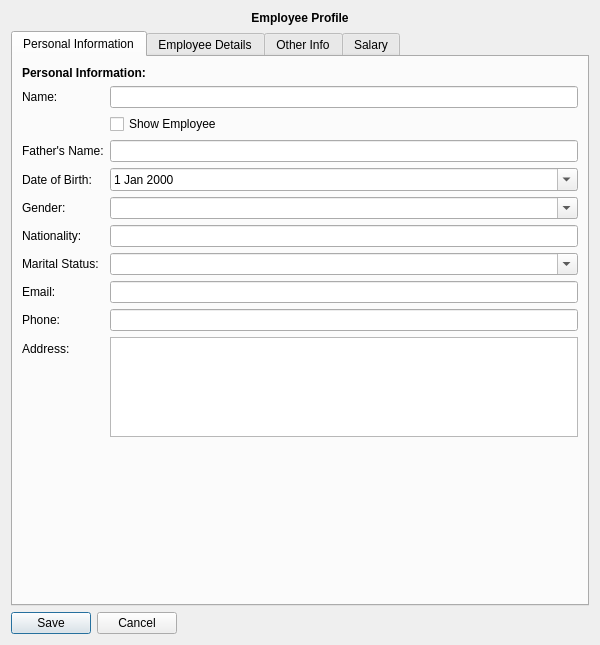
<?xml version="1.0" encoding="UTF-8"?>
<ui version="4.0">
 <class>AddUserProfile</class>
 <widget class="QWidget" name="AddUserProfile">
  <property name="geometry">
   <rect>
    <x>0</x>
    <y>0</y>
    <width>600</width>
    <height>645</height>
   </rect>
  </property>
  <property name="windowTitle">
   <string>Form</string>
  </property>
  <layout class="QVBoxLayout" name="verticalLayout_2">
   <item>
    <widget class="QLabel" name="titleLabel">
     <property name="sizePolicy">
      <sizepolicy hsizetype="Preferred" vsizetype="Fixed">
       <horstretch>0</horstretch>
       <verstretch>0</verstretch>
      </sizepolicy>
     </property>
     <property name="font">
      <font>
       <pointsize>9</pointsize>
       <weight>75</weight>
       <bold>true</bold>
      </font>
     </property>
     <property name="text">
      <string>Employee Profile</string>
     </property>
     <property name="alignment">
      <set>Qt::AlignCenter</set>
     </property>
    </widget>
   </item>
   <item>
    <widget class="QTabWidget" name="tabWidget">
     <property name="currentIndex">
      <number>0</number>
     </property>
     <widget class="QWidget" name="tab_5">
      <attribute name="title">
       <string>Personal Information</string>
      </attribute>
      <layout class="QVBoxLayout" name="verticalLayout">
       <item>
        <layout class="QFormLayout" name="formLayout">
         <item row="1" column="0">
          <widget class="QLabel" name="nameLabel">
           <property name="text">
            <string>Name:</string>
           </property>
          </widget>
         </item>
         <item row="1" column="1">
          <widget class="QLineEdit" name="nameLineEdit"/>
         </item>
         <item row="2" column="1">
          <widget class="QCheckBox" name="showEmployee">
           <property name="text">
            <string>Show Employee</string>
           </property>
          </widget>
         </item>
         <item row="3" column="0">
          <widget class="QLabel" name="fatherSNameLabel">
           <property name="text">
            <string>Father's Name:</string>
           </property>
          </widget>
         </item>
         <item row="3" column="1">
          <widget class="QLineEdit" name="fatherSNameLineEdit"/>
         </item>
         <item row="4" column="0">
          <widget class="QLabel" name="dateOfBirthLabel">
           <property name="text">
            <string>Date of Birth:</string>
           </property>
          </widget>
         </item>
         <item row="4" column="1">
          <widget class="QDateEdit" name="dateOfBirthDateEdit">
           <property name="calendarPopup">
            <bool>true</bool>
           </property>
          </widget>
         </item>
         <item row="5" column="0">
          <widget class="QLabel" name="genderLabel">
           <property name="text">
            <string>Gender:</string>
           </property>
          </widget>
         </item>
         <item row="5" column="1">
          <widget class="QComboBox" name="genderComboBox">
           <property name="editable">
            <bool>true</bool>
           </property>
          </widget>
         </item>
         <item row="6" column="0">
          <widget class="QLabel" name="nationalityLabel">
           <property name="text">
            <string>Nationality:</string>
           </property>
          </widget>
         </item>
         <item row="6" column="1">
          <widget class="QLineEdit" name="nationalityLineEdit"/>
         </item>
         <item row="7" column="0">
          <widget class="QLabel" name="maritalStatusLabel">
           <property name="text">
            <string>Marital Status:</string>
           </property>
          </widget>
         </item>
         <item row="7" column="1">
          <widget class="QComboBox" name="maritalStatusComboBox">
           <property name="editable">
            <bool>true</bool>
           </property>
          </widget>
         </item>
         <item row="8" column="0">
          <widget class="QLabel" name="emailLabel">
           <property name="text">
            <string>Email:</string>
           </property>
          </widget>
         </item>
         <item row="8" column="1">
          <widget class="QLineEdit" name="emailLineEdit"/>
         </item>
         <item row="9" column="0">
          <widget class="QLabel" name="phoneLabel">
           <property name="text">
            <string>Phone:</string>
           </property>
          </widget>
         </item>
         <item row="9" column="1">
          <widget class="QLineEdit" name="phoneLineEdit"/>
         </item>
         <item row="10" column="0">
          <widget class="QLabel" name="addressLabel">
           <property name="text">
            <string>Address:</string>
           </property>
          </widget>
         </item>
         <item row="10" column="1">
          <widget class="QTextEdit" name="addressTextEdit">
           <property name="sizePolicy">
            <sizepolicy hsizetype="Expanding" vsizetype="Fixed">
             <horstretch>0</horstretch>
             <verstretch>0</verstretch>
            </sizepolicy>
           </property>
           <property name="maximumSize">
            <size>
             <width>16777215</width>
             <height>100</height>
            </size>
           </property>
          </widget>
         </item>
         <item row="0" column="0" colspan="2">
          <widget class="QLabel" name="personalInfoLabel">
           <property name="font">
            <font>
             <weight>75</weight>
             <bold>true</bold>
            </font>
           </property>
           <property name="text">
            <string>Personal Information:</string>
           </property>
          </widget>
         </item>
        </layout>
       </item>
      </layout>
     </widget>
     <widget class="QWidget" name="tab_6">
      <attribute name="title">
       <string>Employee Details</string>
      </attribute>
      <layout class="QVBoxLayout" name="verticalLayout_5">
       <item>
        <layout class="QFormLayout" name="formLayout_2">
         <item row="0" column="0" colspan="2">
          <widget class="QLabel" name="label">
           <property name="font">
            <font>
             <weight>75</weight>
             <bold>true</bold>
            </font>
           </property>
           <property name="text">
            <string>Login Details:</string>
           </property>
          </widget>
         </item>
         <item row="1" column="0" colspan="2">
          <layout class="QFormLayout" name="loginForm">
           <property name="bottomMargin">
            <number>6</number>
           </property>
           <item row="1" column="0" colspan="2">
            <widget class="QWidget" name="UserLoginWidget" native="true">
             <property name="minimumSize">
              <size>
               <width>50</width>
               <height>50</height>
              </size>
             </property>
             <layout class="QFormLayout" name="formLayout_5">
              <item row="0" column="0">
               <widget class="QLabel" name="usernameLabel">
                <property name="text">
                 <string>Username:</string>
                </property>
               </widget>
              </item>
              <item row="0" column="1">
               <widget class="QLineEdit" name="usernameLineEdit"/>
              </item>
              <item row="1" column="0">
               <widget class="QLabel" name="passwordLabel">
                <property name="text">
                 <string>Password:</string>
                </property>
               </widget>
              </item>
              <item row="1" column="1">
               <widget class="QLineEdit" name="passwordLineEdit">
                <property name="echoMode">
                 <enum>QLineEdit::Password</enum>
                </property>
               </widget>
              </item>
              <item row="2" column="1">
               <widget class="QComboBox" name="userGroupcomboBox"/>
              </item>
              <item row="2" column="0">
               <widget class="QLabel" name="label_4">
                <property name="text">
                 <string>User Group</string>
                </property>
               </widget>
              </item>
             </layout>
            </widget>
           </item>
          </layout>
         </item>
         <item row="4" column="0">
          <widget class="QLabel" name="employeeIDLabel">
           <property name="text">
            <string>Employee ID:</string>
           </property>
          </widget>
         </item>
         <item row="4" column="1">
          <widget class="QLineEdit" name="employeeIDLineEdit"/>
         </item>
         <item row="5" column="0">
          <widget class="QLabel" name="designationLabel">
           <property name="text">
            <string>Designation:</string>
           </property>
          </widget>
         </item>
         <item row="5" column="1">
          <widget class="QLineEdit" name="designationLineEdit"/>
         </item>
         <item row="6" column="0">
          <widget class="QLabel" name="departmentLabel">
           <property name="text">
            <string>Department:</string>
           </property>
          </widget>
         </item>
         <item row="6" column="1">
          <widget class="QLineEdit" name="departmentLineEdit"/>
         </item>
         <item row="7" column="0">
          <widget class="QLabel" name="dateOfJoiningLabel">
           <property name="text">
            <string>Date of Joining:</string>
           </property>
          </widget>
         </item>
         <item row="7" column="1">
          <widget class="QDateEdit" name="dateOfJoiningDateEdit">
           <property name="calendarPopup">
            <bool>true</bool>
           </property>
          </widget>
         </item>
         <item row="8" column="0">
          <widget class="QLabel" name="passportNoLabel">
           <property name="text">
            <string>Passport No.:</string>
           </property>
          </widget>
         </item>
         <item row="8" column="1">
          <widget class="QLineEdit" name="passportNoLineEdit"/>
         </item>
         <item row="9" column="0">
          <widget class="QLabel" name="passportExpiryLabel">
           <property name="text">
            <string>Passport Expiry:</string>
           </property>
          </widget>
         </item>
         <item row="9" column="1">
          <widget class="QDateEdit" name="passportExpiryDateEdit">
           <property name="calendarPopup">
            <bool>true</bool>
           </property>
          </widget>
         </item>
         <item row="10" column="0">
          <widget class="QLabel" name="visaNoLabel">
           <property name="text">
            <string>Visa No.:</string>
           </property>
          </widget>
         </item>
         <item row="10" column="1">
          <widget class="QLineEdit" name="visaNoLineEdit"/>
         </item>
         <item row="11" column="0">
          <widget class="QLabel" name="visaExpiryLabel">
           <property name="text">
            <string>Visa Expiry:</string>
           </property>
          </widget>
         </item>
         <item row="11" column="1">
          <widget class="QDateEdit" name="visaExpiryDateEdit">
           <property name="calendarPopup">
            <bool>true</bool>
           </property>
          </widget>
         </item>
         <item row="12" column="0">
          <widget class="QLabel" name="bankAccountNoLabel">
           <property name="text">
            <string>Bank Account No.:</string>
           </property>
          </widget>
         </item>
         <item row="12" column="1">
          <widget class="QLineEdit" name="bankAccountNoLineEdit"/>
         </item>
         <item row="13" column="0">
          <widget class="QLabel" name="bankNameLabel">
           <property name="text">
            <string>Bank Name:</string>
           </property>
          </widget>
         </item>
         <item row="13" column="1">
          <widget class="QLineEdit" name="bankNameLineEdit"/>
         </item>
         <item row="14" column="0">
          <widget class="QLabel" name="bankBranchLabel">
           <property name="text">
            <string>Bank Branch:</string>
           </property>
          </widget>
         </item>
         <item row="14" column="1">
          <widget class="QLineEdit" name="bankBranchLineEdit"/>
         </item>
         <item row="15" column="0">
          <widget class="QLabel" name="bankCodeLabel">
           <property name="text">
            <string>Bank Code:</string>
           </property>
          </widget>
         </item>
         <item row="15" column="1">
          <widget class="QLineEdit" name="bankCodeLineEdit"/>
         </item>
        </layout>
       </item>
      </layout>
     </widget>
     <widget class="QWidget" name="tab_7">
      <attribute name="title">
       <string>Other Info</string>
      </attribute>
      <layout class="QVBoxLayout" name="verticalLayout_4">
       <item>
        <layout class="QFormLayout" name="formLayout_4">
         <item row="0" column="0" colspan="2">
          <widget class="QLabel" name="label_3">
           <property name="font">
            <font>
             <weight>75</weight>
             <bold>true</bold>
            </font>
           </property>
           <property name="text">
            <string>Emergency Contact:</string>
           </property>
          </widget>
         </item>
         <item row="1" column="0">
          <widget class="QLabel" name="nameLabel_2">
           <property name="text">
            <string>Name:</string>
           </property>
          </widget>
         </item>
         <item row="1" column="1">
          <widget class="QLineEdit" name="nameLineEdit_2"/>
         </item>
         <item row="2" column="0">
          <widget class="QLabel" name="contactNoLabel">
           <property name="text">
            <string>Contact No.:</string>
           </property>
          </widget>
         </item>
         <item row="2" column="1">
          <widget class="QLineEdit" name="contactNoLineEdit"/>
         </item>
         <item row="3" column="0">
          <widget class="QLabel" name="relationLabel">
           <property name="text">
            <string>Relation:</string>
           </property>
          </widget>
         </item>
         <item row="3" column="1">
          <widget class="QLineEdit" name="relationLineEdit"/>
         </item>
        </layout>
       </item>
       <item>
        <layout class="QFormLayout" name="formLayout_7">
         <item row="1" column="0">
          <widget class="QLabel" name="highestQualificationLabel">
           <property name="text">
            <string>Highest Qualification:</string>
           </property>
          </widget>
         </item>
         <item row="1" column="1">
          <widget class="QLineEdit" name="highestQualificationLineEdit"/>
         </item>
         <item row="2" column="0">
          <widget class="QLabel" name="dateOfQualificationLabel">
           <property name="text">
            <string>Date of Qualification:</string>
           </property>
          </widget>
         </item>
         <item row="2" column="1">
          <widget class="QDateEdit" name="dateOfQualificationDateEdit">
           <property name="calendarPopup">
            <bool>true</bool>
           </property>
          </widget>
         </item>
         <item row="0" column="0" colspan="2">
          <widget class="QLabel" name="label_5">
           <property name="font">
            <font>
             <weight>75</weight>
             <bold>true</bold>
            </font>
           </property>
           <property name="text">
            <string>Qualifications:</string>
           </property>
          </widget>
         </item>
        </layout>
       </item>
      </layout>
     </widget>
     <widget class="QWidget" name="tab_8">
      <attribute name="title">
       <string>Salary</string>
      </attribute>
      <layout class="QVBoxLayout" name="verticalLayout_3">
       <item>
        <layout class="QFormLayout" name="formLayout_3">
         <item row="1" column="0">
          <widget class="QLabel" name="basicSalaryLabel">
           <property name="text">
            <string>Basic Salary</string>
           </property>
          </widget>
         </item>
         <item row="1" column="1">
          <widget class="QLineEdit" name="basicSalaryLineEdit"/>
         </item>
         <item row="2" column="0">
          <widget class="QLabel" name="hRALabel">
           <property name="text">
            <string>HRA</string>
           </property>
          </widget>
         </item>
         <item row="2" column="1">
          <widget class="QLineEdit" name="hRALineEdit"/>
         </item>
         <item row="3" column="0">
          <widget class="QLabel" name="conveyanceLabel">
           <property name="text">
            <string>Conveyance</string>
           </property>
          </widget>
         </item>
         <item row="3" column="1">
          <widget class="QLineEdit" name="conveyanceLineEdit"/>
         </item>
         <item row="4" column="0">
          <widget class="QLabel" name="dALabel">
           <property name="text">
            <string>DA</string>
           </property>
          </widget>
         </item>
         <item row="4" column="1">
          <widget class="QLineEdit" name="dALineEdit"/>
         </item>
         <item row="5" column="0">
          <widget class="QLabel" name="weeklyPaidLeaveLabel">
           <property name="text">
            <string>Weekly Paid Leave</string>
           </property>
          </widget>
         </item>
         <item row="6" column="0">
          <widget class="QLabel" name="monthlyPaidLeaveLabel">
           <property name="text">
            <string>Monthly Paid Leave</string>
           </property>
          </widget>
         </item>
         <item row="7" column="0">
          <widget class="QLabel" name="annualPaidLeaveLabel">
           <property name="text">
            <string>Annual Paid Leave</string>
           </property>
          </widget>
         </item>
         <item row="5" column="1">
          <widget class="QSpinBox" name="weeklyLeaveSpinBox"/>
         </item>
         <item row="6" column="1">
          <widget class="QSpinBox" name="MonthlySpinBox"/>
         </item>
         <item row="7" column="1">
          <widget class="QSpinBox" name="AnnualLeaveSpinBox"/>
         </item>
         <item row="0" column="0">
          <widget class="QLabel" name="noOfWorkingHoursLabel">
           <property name="text">
            <string>No.Of Working Hours</string>
           </property>
          </widget>
         </item>
         <item row="0" column="1">
          <widget class="QSpinBox" name="noOfWorkingHoursSpinBox"/>
         </item>
         <item row="8" column="0">
          <widget class="QLabel" name="hourlyPayForOverTimeLabel">
           <property name="text">
            <string>Hourly Pay For OverTime</string>
           </property>
          </widget>
         </item>
         <item row="8" column="1">
          <widget class="QLineEdit" name="hourlyPayForOverTimeLineEdit"/>
         </item>
         <item row="9" column="0">
          <widget class="QLabel" name="salaryLedgerLabel">
           <property name="text">
            <string>Salary Ledger</string>
           </property>
          </widget>
         </item>
         <item row="10" column="0">
          <widget class="QLabel" name="advanceSalaryLedgerLabel">
           <property name="text">
            <string>Advance Salary Ledger</string>
           </property>
          </widget>
         </item>
         <item row="10" column="1">
          <widget class="QComboBox" name="advanceSalaryLedgerComboBox"/>
         </item>
         <item row="9" column="1">
          <widget class="QComboBox" name="salaryLedgercomboBox"/>
         </item>
        </layout>
       </item>
      </layout>
     </widget>
    </widget>
   </item>
   <item>
    <widget class="QDialogButtonBox" name="buttonBox">
     <property name="sizePolicy">
      <sizepolicy hsizetype="Fixed" vsizetype="Fixed">
       <horstretch>0</horstretch>
       <verstretch>0</verstretch>
      </sizepolicy>
     </property>
     <property name="standardButtons">
      <set>QDialogButtonBox::Cancel|QDialogButtonBox::Save</set>
     </property>
    </widget>
   </item>
  </layout>
 </widget>
 <resources/>
 <connections/>
</ui>
